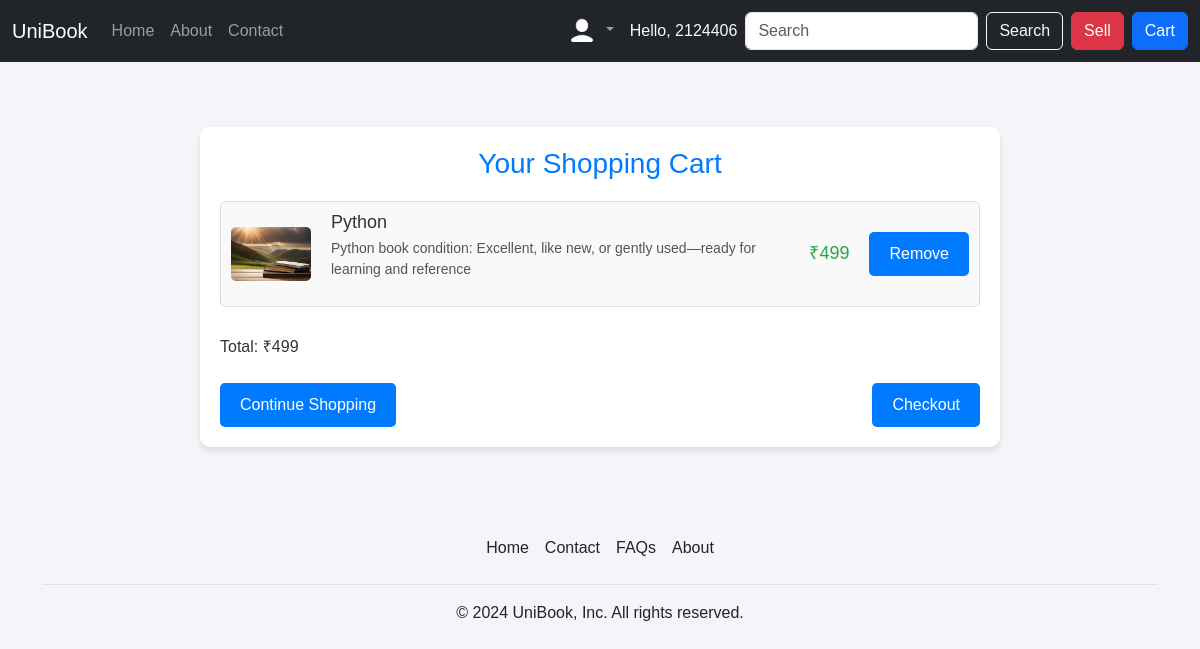
Page /cart (signed in) on the committed database.
### home/models.py (models this page shows, shortened)
class CartItem(models.Model):
    user = models.ForeignKey(User, on_delete=models.CASCADE)
    product = models.ForeignKey(Product, on_delete=models.CASCADE)
    quantity = models.PositiveIntegerField(default=1)

class Product(models.Model):
    product_id = models.AutoField
    product_category = models.CharField(max_length=50)
    title = models.CharField(max_length=50)
    desc = models.CharField(max_length=500)
    price = models.IntegerField()
    image1 = models.ImageField(upload_to="images/")
    image2 = models.ImageField(upload_to="images/")
    image3 = models.ImageField(upload_to="images/")
    mobile = models.CharField(max_length=12, default="")
    location = models.CharField(max_length=500)
    user = models.CharField(max_length=10, default="")
    date = models.DateField()

### home/views.py (the view)
# urls.py: path('cart', views.cart, name='cart'),
@login_required
def cart(request):
    cart_items = CartItem.objects.filter(user=request.user)
    total_price = sum(item.product.price * item.quantity for item in cart_items)
    context = {
        'cart_items': cart_items,
        'total_price': total_price
    }
    return render(request, 'cart.html', context)

### templates/cart.html (shortened to what this page needs)
{% extends 'base.html' %}
{% block body %}
{% load static %}
</head>
<body>
  <div class="container">
    <h1>Your Shopping Cart</h1>
    {% if cart_items %}
      {% for item in cart_items %}
        <div class="cart-item">
          <img src="/media/{{ item.product.image1 }}" alt="{{ item.product.title }}">
          <div class="cart-item-details">
            <h3>{{ item.product.title }}</h3>
            <p>{{ item.product.desc }}</p>
          </div>
          <div class="cart-item-price">₹{{ item.product.price }}</div>
          <form method="post" action="{% url 'remove_from_cart' item.id %}">
            <button type="submit" class="button">Remove</button>
          </form>
        </div>
      {% endfor %}
      <div>
        <p class="price">Total: ₹{{ total_price }}</p>
        <div class="checkout-buttons">
          <form method="post" action="{% url 'home' %}">
            <button type="submit" class="button">Continue Shopping</button>
          </form>
          <a href="{% url 'checkout' %}" class="button">Checkout</a>
        </div>
      </div>
    {% else %}
      <p>Your cart is empty.</p>
    {% endif %}
  </div>
</body>
</html>
{% endblock %}

### templates/base.html (shortened to what this page needs)
<!DOCTYPE html>
<html lang="en">
  <head>
    <link href="https://cdn.jsdelivr.net/npm/bootstrap@5.3.3/dist/css/bootstrap.min.css" rel="stylesheet" />
  </head>
  <body>
    <nav class="navbar navbar-expand-lg navbar-dark bg-dark">
      <div class="container-fluid">
        <a class="navbar-brand" href="#">UniBook</a>
        <div class="collapse navbar-collapse" id="navbarSupportedContent">
          <ul class="navbar-nav me-auto mb-2 mb-lg-0">
            <li class="nav-item">
              <a class="nav-link" href="/">Home</a>
            </li>
            <li class="nav-item">
              <a class="nav-link" href="/about">About</a>
            </li>
            <li class="nav-item">
              <a class="nav-link" href="/contact">Contact</a>
            </li>
          </ul>
          <ul class="navbar-nav">
            <li class="nav-item dropdown">
              <a class="nav-link dropdown-toggle" href="#" role="button" data-bs-toggle="dropdown" aria-expanded="false">
                <img src="/static/img/usericon.png" alt="Dropdown Icon" class="rounded-circle" width="30" height="30" style="filter: invert(1) brightness(2);">
              </a>
            </li>
          </ul>
          <a class="text-light mx-2 text-decoration-none" href="#">Hello, {{request.user}}</a>
          <form class="d-flex" role="search">
            <input class="form-control me-2" type="search" placeholder="Search" aria-label="Search" />
            <button class="btn btn-outline-light" type="submit">Search</button>
          </form>
          <div class="mx-2">
            <a class="btn btn-danger" href="/sell">Sell</a>
          </div>
          <div class="mx-0">
            <a class="btn btn-primary" href="/carts">Cart</a>
          </div>
        </div>
      </div>
    </nav>
    {% block body %}
    {% endblock %}
    <footer class="py-3 my-4">
      <div class="container-sm">
        <ul class="nav justify-content-center border-bottom pb-3 mb-3">
          <li class="nav-item"><a href="/" class="nav-link px-2 text-dark font-weight-bold">Home</a></li>
          <li class="nav-item"><a href="/contact" class="nav-link px-2 text-dark font-weight-bold">Contact</a></li>
          <li class="nav-item"><a href="#" class="nav-link px-2 text-dark font-weight-bold">FAQs</a></li>
          <li class="nav-item"><a href="/about" class="nav-link px-2 text-dark font-weight-bold">About</a></li>
        </ul>
        <p class="text-center text-dark font-weight-bold">© 2024 UniBook, Inc. All rights reserved.</p>
      </div>
    </footer>
  </body>
</html>

### templates/cart.html (style rules this page uses)
* { margin: 0; padding: 0; box-sizing: border-box; }
body { font-family: Arial, sans-serif; background-color: #f4f4f9; color: #333; }
.container { max-width: 800px; margin: 65px auto; padding: 20px; background-color: #fff; border-radius: 10px; box-shadow: 0 4px 6px rgba(0, 0, 0, 0.1); }
h1 { font-size: 28px; color: #007bff; text-align: center; margin-bottom: 20px; }
.cart-item { display: flex; justify-content: space-between; align-items: center; margin-bottom: 20px; padding: 10px; border: 1px solid #ddd; border-radius: 5px; background-color: #f9f9f9; }
.cart-item img { max-width: 80px; height: auto; border-radius: 5px; }
.cart-item-details { flex: 1; margin-left: 20px; }
.cart-item-details h3 { font-size: 18px; margin-bottom: 5px; }
.cart-item-details p { font-size: 14px; color: #555; }
.cart-item-price { font-size: 18px; color: #28a745; margin-right: 20px; }
.button { padding: 10px 20px; font-size: 16px; color: white; background-color: #007bff; border: none; border-radius: 5px; cursor: pointer; text-decoration: none; }
.checkout-buttons { display: flex; justify-content: space-between; }
.price { padding: 8px 0px; }

### rows in the picture
CartItem: product.image1 (picture), product "Python", product.desc "Python book condition: Excellent, like new, or gently used—ready for learning and reference", product.price "499"

### other values in the picture
{{ request.user }} "2124406"
{{ total_price }} "499"
